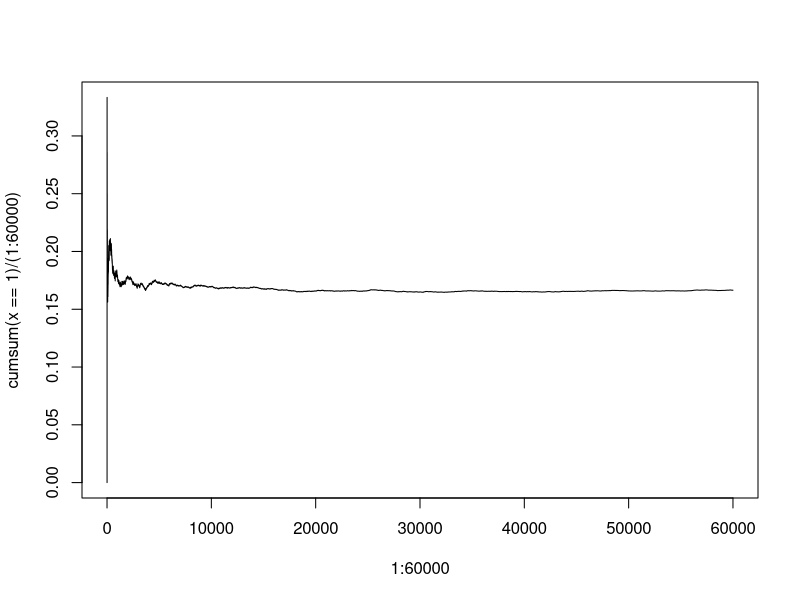
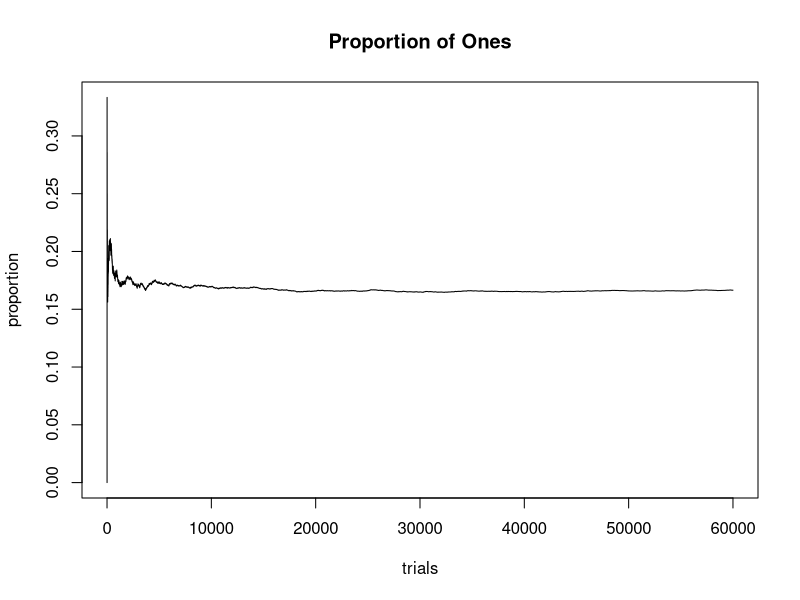
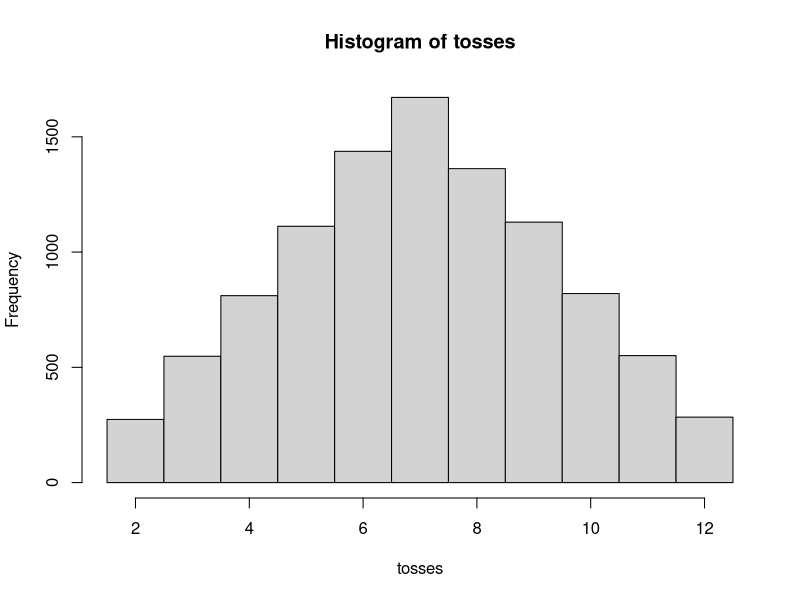
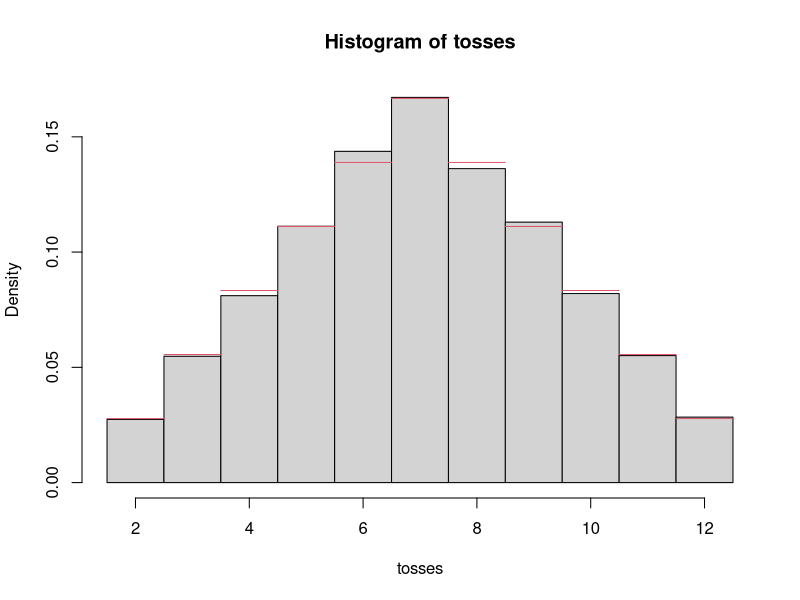
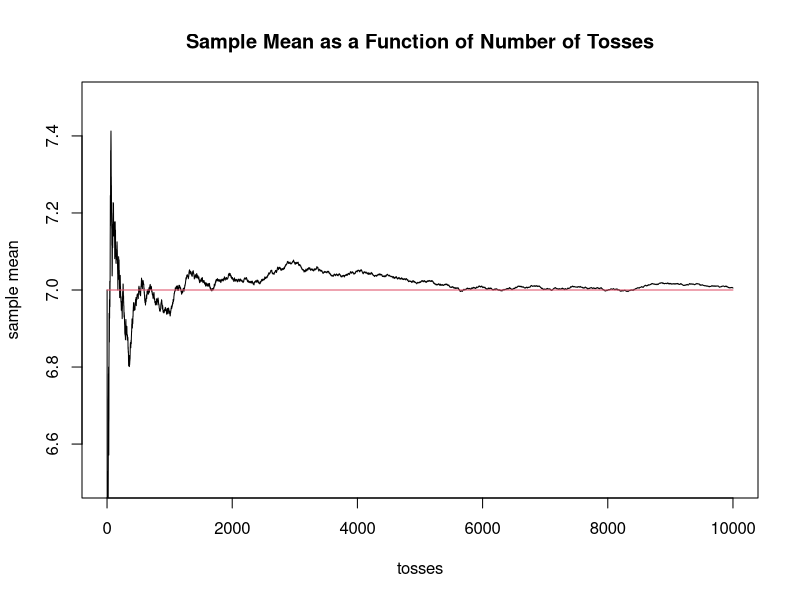

Source code (R) for these figures, in order:
sample(1:6,1)  #  Take a sample of size one from 1,2,...,6

x=sample(1:6,10,replace=TRUE)  #  Take 10 samples of size 1 from 1,2,...,6
x   #  Print the sample

sum(x==6) #  How many equal 6?


x=sample(1:6,60000,replace=TRUE) # Toss a die 60000 times

for (i in 1:6) print(c(i,sum(x==i)))  # Count how many of each value

plot(1:60000,cumsum(x==1)/(1:60000),type="l") # Look at the cumulative proportion of 1s
plot(1:60000,cumsum(x==1)/(1:60000),type="l",main="Proportion of Ones",xlab="trials",ylab="proportion")


tosses=rep(0,10000)  # Form a vector of 10000 zeroes

for (i in 1:10000) tosses[i]=sum(sample(1:6,2,replace=TRUE)) # Compute 10000 sums of tosses of 2 dice

hist(tosses,breaks=(1:12)+.5)  # Draw a histogram of the tosses

trueprobs=c(1:6,5:1)/36
cbind(table(tosses)/10000,trueprobs) # compare proportions to probabilities


hist(tosses,breaks=(1:12)+.5,freq=FALSE)  # Draw a rel. freq. histogram of the tosses
for(i in 2:12)lines(c(i-1/2,i+1/2),c(trueprobs[i-1],trueprobs[i-1]),col=2)



plot(c(0,10000),c(6.5,7.5),type="n",xlab="tosses",ylab="sample mean",main="Sample Mean as a Function of Number of Tosses")
lines(1:10000,cumsum(tosses)/(1:10000)) # plot mean as function of n
lines(c(0,10000),c(7,7),col=2)


sum(tosses==7)+sum(tosses==11) #  Count how many wins on the first toss